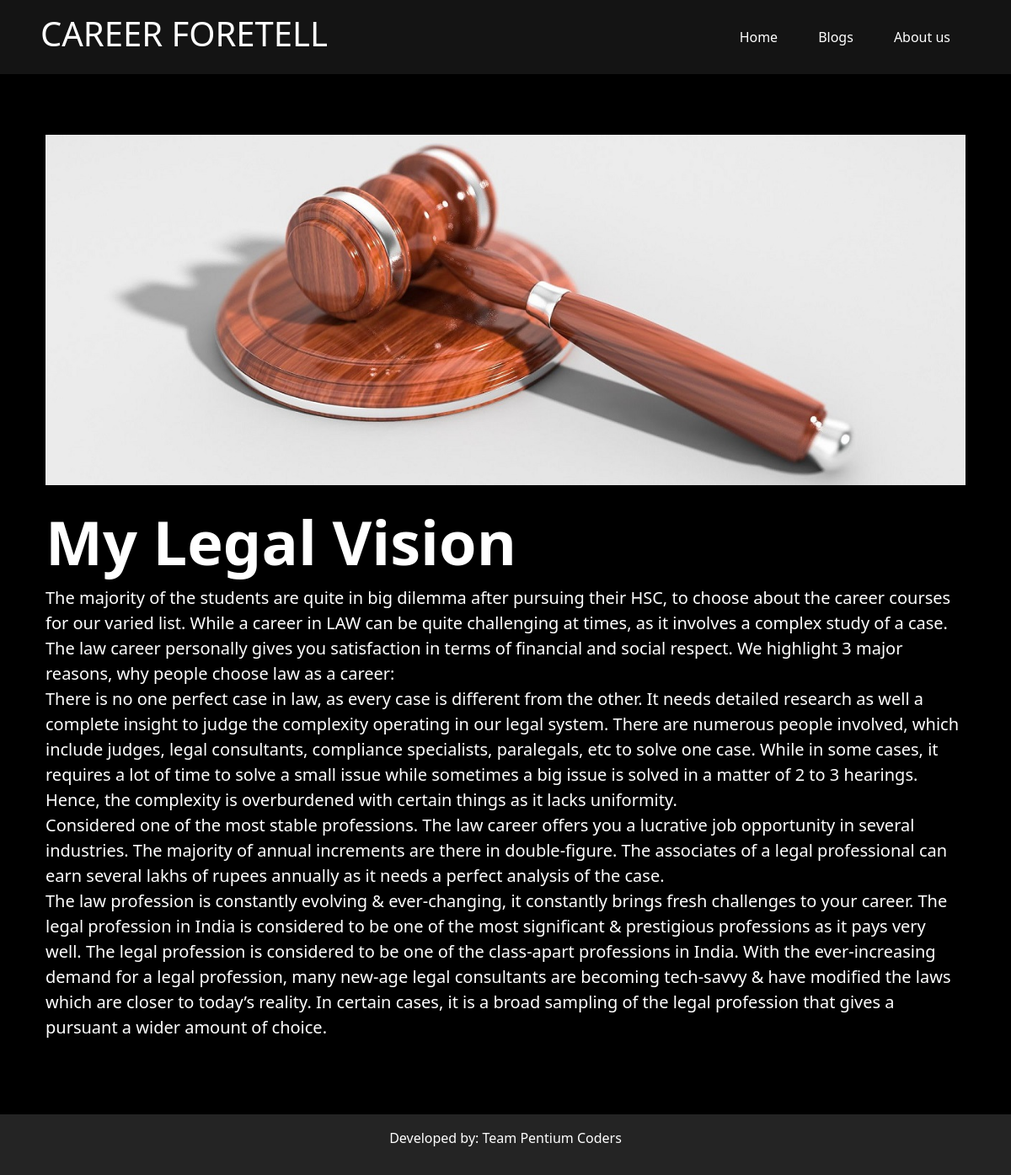
Screenshot of /blogs/blogpost/7 with the database file from the repository.
### main/models.py (models this page shows)
class Blog(models.Model):
    blogID = models.AutoField(primary_key=True)
    title = models.CharField(max_length=20)
    metadetail = models.CharField(max_length=100)
    body = models.TextField()
    thumbnail = models.ImageField(upload_to='blogs/thumbnail', blank=True, null=True)
    image = models.ImageField(upload_to='blogs/', blank=True, null=True)

### main/views.py (the view)
# urls.py: path('blogs/blogpost/<slug:slug>', views.blog, name='blog'),
def blog(request, slug):
    blog = Blog.objects.get(blogID=slug)
    return render(request, 'blog.html', {'blog':blog})

### template/blog.html (shortened to what this page needs)
{% extends 'base.html' %}
{% load static %}
{% block body %}
<div class="container my-5 rounded-3 py-4 px-4">
    <img src="{{blog.image.url}}" class="col-12" alt="{{blog.title}}">
    <h2 class="mt-4 display-2 fw-bold">{{blog.title}}</h2>
    <div class="fs-5">
        {{blog.body|linebreaks}}
    </div>
</div>
{% endblock body %}

### assets/static/css/style.css (style rules this page uses)
* { padding: 0; margin: 0; }
body { background: black; color: white; }

### rows the page displays
Blog: image (picture), title "My Legal Vision", body "The majority of the students are quite in big dilemma after pursuing their HSC, to choose about the career courses for our varied list. While a career in LAW can be quite challenging at times, as it involves a complex study of a case. The law career personally gives you satisfaction in terms of financial and social respect. We highlight 3 major reasons, why people choose law as a career: There is no one perfect case in law, as every case is different from the other. It needs detailed research as well a complete insight to judge the complexity operating in our legal system. There are numerous people involved, which include judges, legal consultants, compliance specialists, paralegals, etc to…"
